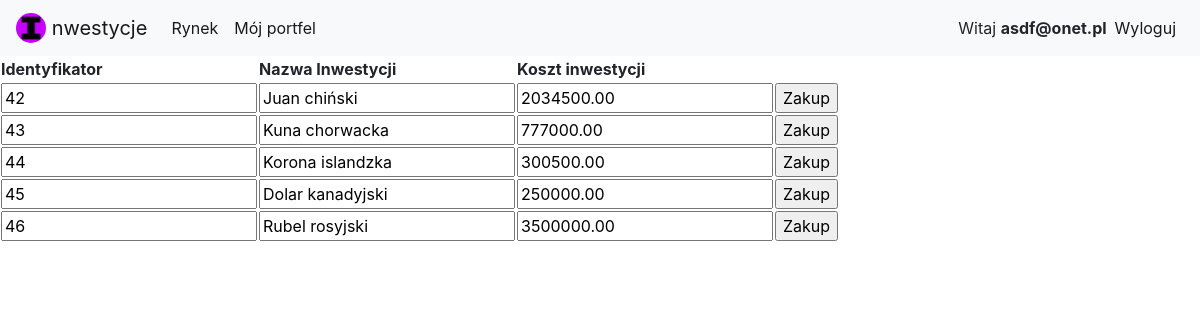
Page /Waluty/waluty.php (signed in) on the earlier database version.
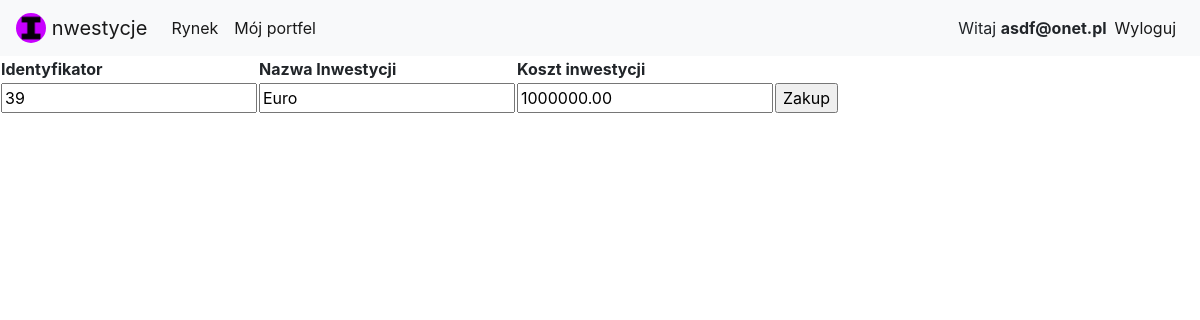
Same page on the later database version.
### tables this page shows
CREATE TABLE `inwestycje` (
  `idInwestycje` int(11) NOT NULL,
  `nazwa` varchar(45) NOT NULL,
  `id_typ` int(11) NOT NULL,
  `koszt_inwestycji` decimal(10,2) NOT NULL,
  `Wykupione` tinyint(1) DEFAULT NULL
);

### Waluty/waluty.php (the view, shortened to what this page needs)
<!DOCTYPE html>
<html>
<head>
  <link rel="stylesheet" href="https://stackpath.bootstrapcdn.com/bootstrap/4.4.1/css/bootstrap.min.css">
</head>
<body>
  <nav class="navbar navbar-expand-lg navbar-light bg-light">
    <a class="navbar-brand" href="../index.php">
        <img src="../favicon.ico" width="30" height="30" class="d-inline-block align-top rounded-circle" alt="">
        nwestycje
      </a>
  <div class="collapse navbar-collapse" id="navbarNav">
    <ul class="navbar-nav">
      <li class="nav-item">
        <a class="nav-link active" href="../rynek.php">Rynek</a>
      </li>
      <li class="nav-item">
        <a class="nav-link active" href="../mojportfel.php">Mój portfel</a>
      </li>
			</ul>
			<ul class="navbar-nav ml-auto">
      <li class="nav-item active mt-2">
        <?php  if (isset($_SESSION['email'])) : ?>
			Witaj <strong><?php echo $_SESSION['email']; ?></strong>
          </li>
        <li class="nav-item active">
			<a class="nav-link" href="../index.php?logout='1'">Wyloguj</a>
        </li>
          <?php endif ?>
    </ul>
  </div>
</nav>
<section>
<?php
		$Connection = new mysqli('localhost', 'root', '', 'mydb');
		$Connection->set_charset("utf8");
        $Query = "SELECT * FROM inwestycje  WHERE id_typ=4 AND Wykupione=0";
		$Result = $Connection->query($Query);
		echo "<table>";
		echo "<tr><th>Identyfikator</th><th>Nazwa Inwestycji</th>
        <th>Koszt inwestycji</th>
        </tr>";
		if ($Result->num_rows > 0)
		{
			while ($Row = $Result->fetch_array())
			{
				echo "<tr><form method='post' action='Zakup.php'>
				<td><input type='text' value='$Row[0]' name='Identyfikator'/></td>
				<td><input type='text' value='$Row[1]' name='Nazwa Inwestycji'/></td>
                <td><input type='text' value='$Row[3]' name='Koszt Inwestycji'/></td>
				<td><input type='submit' value='Zakup'/></td>
				</form></tr>";
			}
		}
		echo "</table>";
?>
    </section>
</body>
</html>

Differences in the rows shown:
no longer on this page (row edited): inwestycje: Identyfikator "42", nazwa "Juan chiński", koszt_inwestycji "2034500.00"
no longer on this page (row edited): inwestycje: Identyfikator "43", nazwa "Kuna chorwacka", koszt_inwestycji "777000.00"
no longer on this page (row edited): inwestycje: Identyfikator "44", nazwa "Korona islandzka", koszt_inwestycji "300500.00"
no longer on this page (row edited): inwestycje: Identyfikator "45", nazwa "Dolar kanadyjski", koszt_inwestycji "250000.00"
no longer on this page (row edited): inwestycje: Identyfikator "46", nazwa "Rubel rosyjski", koszt_inwestycji "3500000.00"
now on this page (row edited): inwestycje: Identyfikator "39", nazwa "Euro", koszt_inwestycji "1000000.00"
